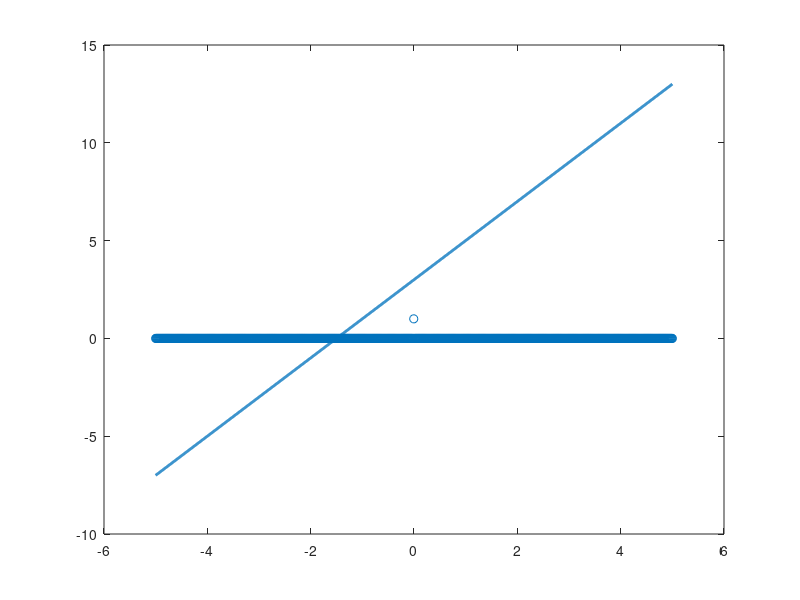

This chart was generated by the following MATLAB code: (Note: this script raises an error after producing the figure.)
% Tworzenie danych
x_values = linspace(-5, 5, 1000);
y_linear = 2 * x_values + 3;  % Przykładowa funkcja liniowa
y_delta = zeros(size(x_values));
y_delta(length(x_values)/2) = 1;  % Delta Diraca w punkcie zero

% Tworzenie wykresu
figure;
plot(x_values, y_linear, 'LineWidth', 2, 'DisplayName', 'Funkcja liniowa: 2x + 3');
hold on;
scatter(x_values, y_delta, 'ro', 'DisplayName', 'Delta Diraca');

% Ustawienia osi i etykiet
ax = gca;
ax.XAxisLocation = 'origin';
ax.YAxisLocation = 'origin';
grid on;
xlabel('Oś X');
ylabel('Oś Y');
title('Wykres funkcji liniowej i Delta Diraca');
legend;

% Wyświetlenie wykresu
hold off;
